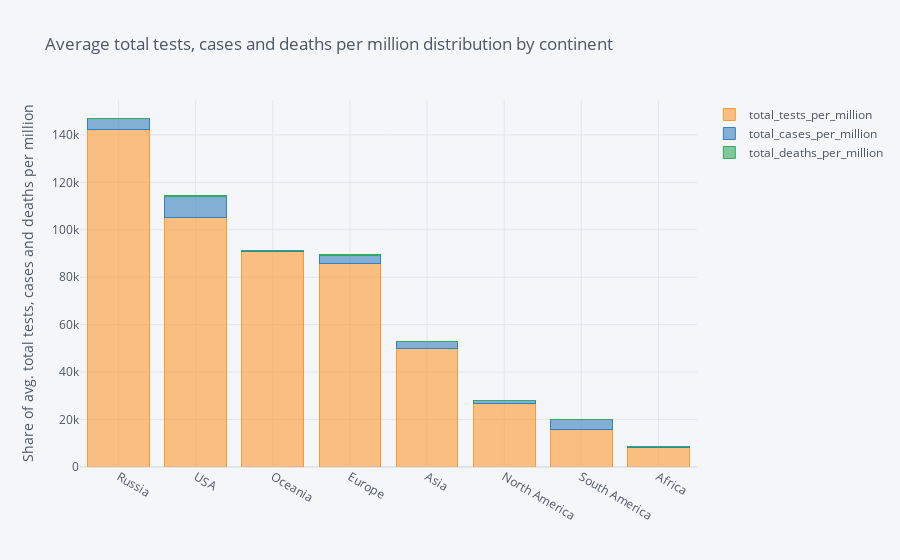

The code cell stored with this chart in its notebook:
### Code cell
# build stacked bar to avg. total tests, cases and deaths per million of all continents
test_per_mill_mean_c.astype(int).iplot(kind="bar", barmode="stack", yTitle='Share of avg. total tests, cases and deaths per million',
                            title='Average total tests, cases and deaths per million distribution by continent')

### Figure 1 — Plotly figure (JSON) as saved in the notebook; plotly's stock layout.template omitted (floating-point values rounded to 4 significant figures)
{"data": [{"marker": {"color": "rgba(255, 153, 51, 0.6)", "line": {"color": "rgba(255, 153, 51, 1.0)", "width": 1}}, "name": "total_tests_per_million", "orientation": "v", "text": "", "type": "bar", "x": ["Russia", "USA", "Oceania", "Europe", "Asia", "North America", "South America", "Africa"], "y": [142204, 105312, 90867, 85843, 50078, 26564, 16005, 8117]}, {"marker": {"color": "rgba(55, 128, 191, 0.6)", "line": {"color": "rgba(55, 128, 191, 1.0)", "width": 1}}, "name": "total_cases_per_million", "orientation": "v", "text": "", "type": "bar", "x": ["Russia", "USA", "Oceania", "Europe", "Asia", "North America", "South America", "Africa"], "y": [4713, 8877, 404, 3478, 2873, 1270, 3817, 585]}, {"marker": {"color": "rgba(50, 171, 96, 0.6)", "line": {"color": "rgba(50, 171, 96, 1.0)", "width": 1}}, "name": "total_deaths_per_million", "orientation": "v", "text": "", "type": "bar", "x": ["Russia", "USA", "Oceania", "Europe", "Asia", "North America", "South America", "Africa"], "y": [70, 393, 9, 176, 22, 55, 118, 9]}], "layout": {"barmode": "stack", "legend": {"bgcolor": "#F5F6F9", "font": {"color": "#4D5663"}, "traceorder": "normal"}, "paper_bgcolor": "#F5F6F9", "plot_bgcolor": "#F5F6F9", "title": {"font": {"color": "#4D5663"}, "text": "Average total tests, cases and deaths per million distribution by continent"}, "xaxis": {"gridcolor": "#E1E5ED", "showgrid": true, "tickfont": {"color": "#4D5663"}, "title": {"font": {"color": "#4D5663"}, "text": ""}, "zerolinecolor": "#E1E5ED"}, "yaxis": {"gridcolor": "#E1E5ED", "showgrid": true, "tickfont": {"color": "#4D5663"}, "title": {"font": {"color": "#4D5663"}, "text": "Share of avg. total tests, cases and deaths per million"}, "zerolinecolor": "#E1E5ED"}}}
